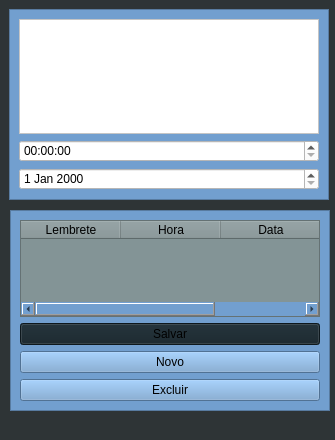
<?xml version="1.0" encoding="UTF-8"?>
<ui version="4.0">
 <class>Tela</class>
 <widget class="QMainWindow" name="Tela">
  <property name="geometry">
   <rect>
    <x>0</x>
    <y>0</y>
    <width>335</width>
    <height>440</height>
   </rect>
  </property>
  <property name="maximumSize">
   <size>
    <width>335</width>
    <height>440</height>
   </size>
  </property>
  <property name="windowTitle">
   <string>[ LEMBRETES 1.0 ]</string>
  </property>
  <property name="styleSheet">
   <string notr="true">background-color: rgb(46, 52, 54);</string>
  </property>
  <widget class="QWidget" name="elementos">
   <widget class="QFrame" name="frame">
    <property name="geometry">
     <rect>
      <x>9</x>
      <y>9</y>
      <width>320</width>
      <height>191</height>
     </rect>
    </property>
    <property name="maximumSize">
     <size>
      <width>320</width>
      <height>16777215</height>
     </size>
    </property>
    <property name="styleSheet">
     <string notr="true">background-color: rgb(114, 159, 207);
</string>
    </property>
    <property name="frameShape">
     <enum>QFrame::StyledPanel</enum>
    </property>
    <property name="frameShadow">
     <enum>QFrame::Raised</enum>
    </property>
    <layout class="QVBoxLayout" name="verticalLayout">
     <item>
      <widget class="QPlainTextEdit" name="caixa">
       <property name="styleSheet">
        <string notr="true">background-color: rgb(255, 255, 255);</string>
       </property>
       <property name="frameShape">
        <enum>QFrame::StyledPanel</enum>
       </property>
       <property name="frameShadow">
        <enum>QFrame::Raised</enum>
       </property>
       <property name="tabChangesFocus">
        <bool>false</bool>
       </property>
       <property name="plainText">
        <string notr="true"/>
       </property>
       <property name="placeholderText">
        <string/>
       </property>
      </widget>
     </item>
     <item>
      <widget class="QTimeEdit" name="horas">
       <property name="styleSheet">
        <string notr="true">background-color: rgb(255,255,255);</string>
       </property>
      </widget>
     </item>
     <item>
      <widget class="QDateEdit" name="data">
       <property name="styleSheet">
        <string notr="true">background-color: rgb(255,255,255);</string>
       </property>
      </widget>
     </item>
    </layout>
   </widget>
   <widget class="QFrame" name="frame_2">
    <property name="geometry">
     <rect>
      <x>10</x>
      <y>210</y>
      <width>320</width>
      <height>201</height>
     </rect>
    </property>
    <property name="maximumSize">
     <size>
      <width>320</width>
      <height>16777215</height>
     </size>
    </property>
    <property name="styleSheet">
     <string notr="true">background-color: rgb(114, 159, 207);</string>
    </property>
    <property name="frameShape">
     <enum>QFrame::StyledPanel</enum>
    </property>
    <property name="frameShadow">
     <enum>QFrame::Raised</enum>
    </property>
    <layout class="QVBoxLayout" name="verticalLayout_2">
     <item>
      <widget class="QTableWidget" name="tableWidget">
       <property name="font">
        <font>
         <family>Nimbus Mono L</family>
         <pointsize>5</pointsize>
        </font>
       </property>
       <property name="styleSheet">
        <string notr="true">
background-color: rgb(131, 148, 150);</string>
       </property>
       <column>
        <property name="text">
         <string>Lembrete</string>
        </property>
        <property name="font">
         <font>
          <pointsize>9</pointsize>
         </font>
        </property>
       </column>
       <column>
        <property name="text">
         <string>Hora</string>
        </property>
        <property name="font">
         <font>
          <pointsize>9</pointsize>
         </font>
        </property>
       </column>
       <column>
        <property name="text">
         <string>Data</string>
        </property>
        <property name="font">
         <font>
          <pointsize>9</pointsize>
         </font>
        </property>
       </column>
      </widget>
     </item>
     <item>
      <widget class="QPushButton" name="btsavar">
       <property name="styleSheet">
        <string notr="true">background-color: rgb(20, 34, 41);</string>
       </property>
       <property name="text">
        <string>Salvar</string>
       </property>
      </widget>
     </item>
     <item>
      <widget class="QPushButton" name="pushButton">
       <property name="text">
        <string>Novo</string>
       </property>
      </widget>
     </item>
     <item>
      <widget class="QPushButton" name="pushButton_2">
       <property name="text">
        <string>Excluir</string>
       </property>
      </widget>
     </item>
    </layout>
   </widget>
  </widget>
  <widget class="QStatusBar" name="statusbar"/>
 </widget>
 <resources/>
 <connections/>
</ui>
